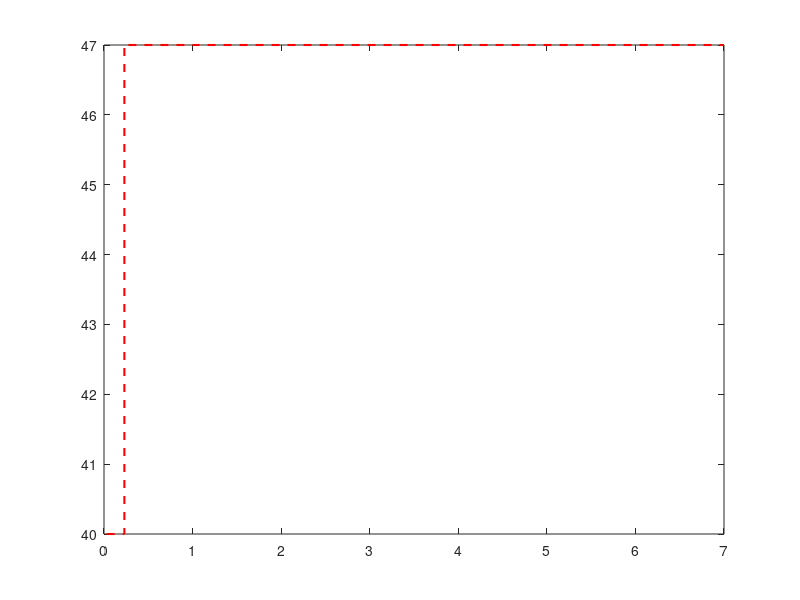

Recreate this plot in MATLAB. (Note: this script raises an error after producing the figure.)
clear all;
close all;
clc;

% data for Class A
data_A = [
0.030000000000000 40.000000000000;
0.23000000000000 40.000000000000;
0.23000000000000 47.000000000000;
1.0000000000000	47.000000000000;
7.0000000000000	47.000000000000;
];

%extraction of the columns from the read data
x_A = data_A(:, 1); % the first column represents the frequency in GHz
y_A = data_A(:, 2); % the second column represents the magnitudine in dB(μV/m)

% data for Class B
data_B = [
0.030000000000000 30.000000000000;
0.23000000000000 30.000000000000;
0.23000000000000 37.000000000000;
1.0000000000000	37.000000000000;
7.0000000000000	37.000000000000;
];

%extraction of the columns from the read data
x_B = data_B(:, 1); % the first column represents the frequency in GHz
y_B = data_B(:, 2); % the second column represents the magnitudine in dB(μV/m)

% data for radiated electric field (RE)
data_RE = [
3.0000000000000	-200.00000000000;
3.0000000000000	-200.00000000000;
3.5000000000000	-200.00000000000;
4.0000000000000	-200.00000000000;
4.5000000000000	-200.00000000000;
5.0000000000000	-200.00000000000;
5.0000000000000	-200.00000000000;
5.5000000000000	-200.00000000000;
6.0000000000000	-200.00000000000;
6.5000000000000	-200.00000000000;
7.0000000000000	-200.00000000000;
7.0000000000000	-200.00000000000;
]

%extraction of the columns from the read data
x_RE = data_RE(:, 1); % the first column represents the frequency in GHz
y_RE = data_RE(:, 2); % the second column represents the magnitudine in dB(μV/m)

% Plot creation
figure;

% Plotting Class A graph
plot(x_A, y_A, '--', 'LineWidth', 1.5, 'Color', 'r', 'DisplayName', 'Class A Limit at 10 m'); 
fontsize(20,"points");
hold on; % It keeps the figure opened for another plot

% Plotting Class B graph
plot(x_B, y_B, '--', 'LineWidth', 1.5, 'Color', 'g', 'DisplayName', 'Class B Limit at 10 m');
fontsize(20,"points");

% Plotting radiated electric field (RE) graph 
plot(x_RE, y_RE, '-o', 'LineWidth', 1.5, 'MarkerSize', 6, 'Color', 'b', 'DisplayName', 'Radiated E-field at 10 m');
fontsize(20,"points");

% Customizing the plot 
Efield = [47, 37, 0, -50, -100, -150, -200]; % Reference values for the Y-axis ticks

% Set the Y-axis ticks in ascending order
yticks(sort(Efield, 'ascend'));
yticklabels(string(sort(Efield, 'ascend')));

% Customizing the plot
grid on;
box on;
xlim([2.5 7]); % Set the X-axis data between 2.5 GHz and 7 GHz
xlabel('Frequency [GHz]'); % X-axis label- frequency 
ylabel('Radiated E-Field [dB_{\mu V/m}]'); % Y-axis label- radiated electric field
%title('Comparison of Class A, Class B, and EMC - Magnitude over Frequency');
legend('show'); % It shows the legend to identify the curves
hold off;

